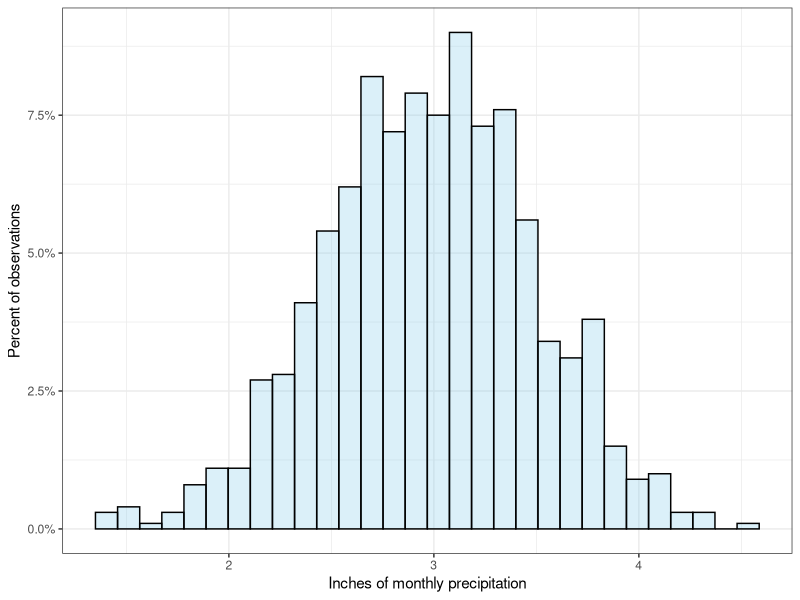
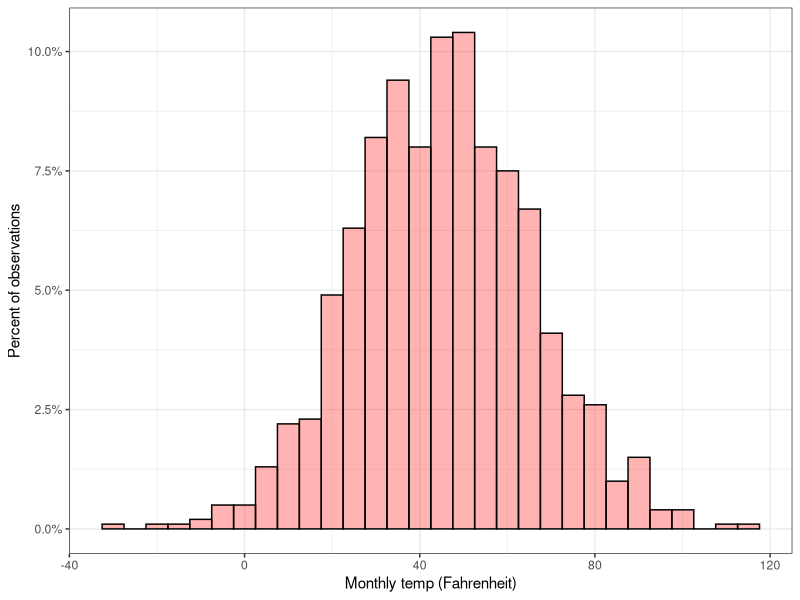
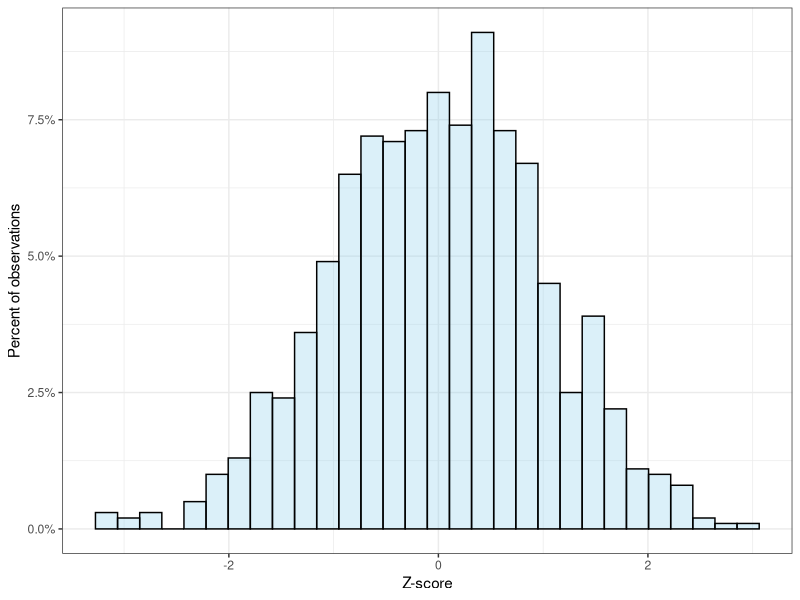
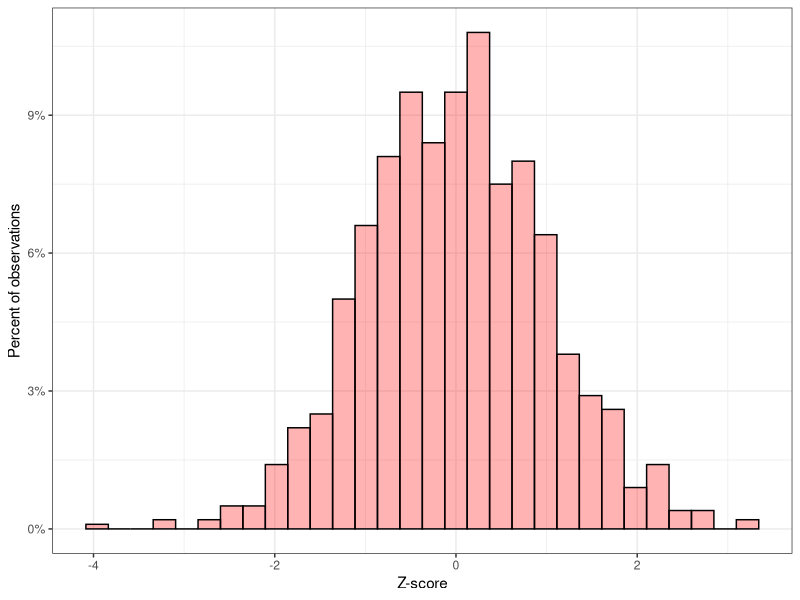
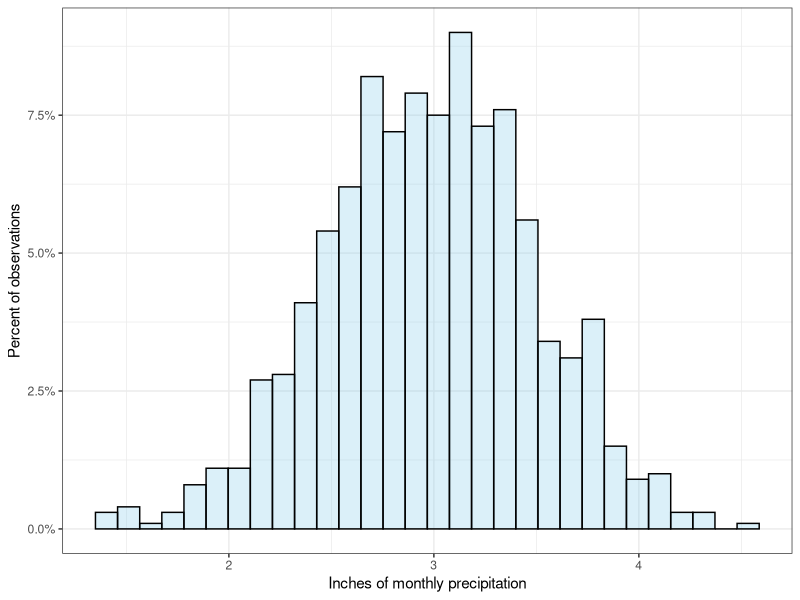
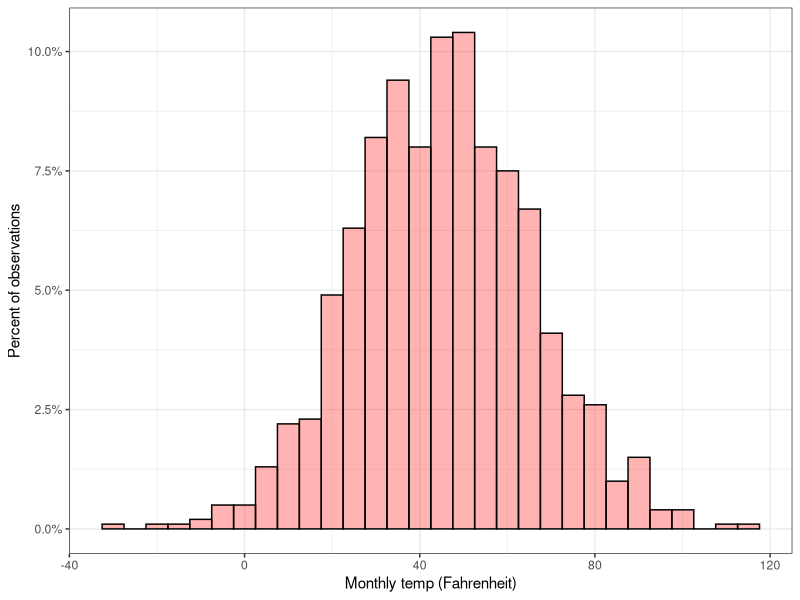
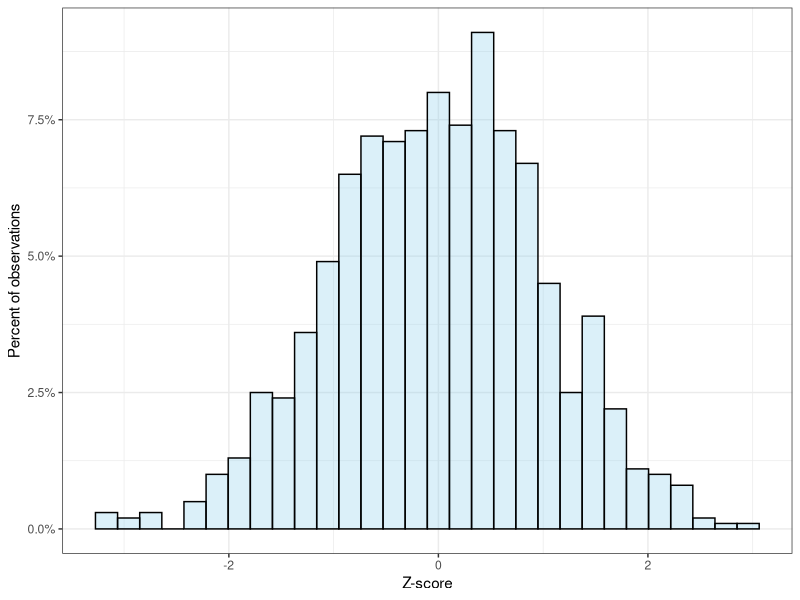
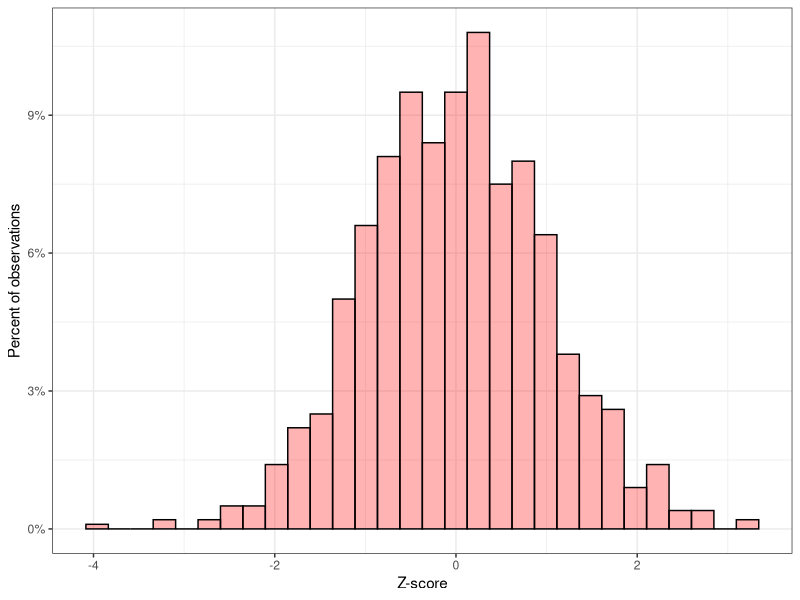

Write R code to recreate these figures, in order.
## ---- chunk 1
library(tidyverse)
library(here)
## ---- chunk 2
set.seed(8)
precip_dist <- tibble(data = rnorm(1000, mean = 3, sd = 0.5))
temp_dist <- tibble(data = rnorm(1000, mean = 45, sd = 20))

precip_dist$scaled <- scale(precip_dist$data)
temp_dist$scaled <- scale(temp_dist$data)
## ---- chunk 3
precip_dist %>% 
  ggplot(aes(data)) +
  geom_histogram(aes(y = after_stat(count / sum(count))), color = "black", fill = "skyblue", alpha = 0.3) +
  scale_y_continuous(labels = scales::percent) +
  theme_bw() +
  ylab("Percent of observations") +
  xlab("Inches of monthly precipitation")

ggsave(here("week 12 (Lab 7- known fate 2)", "precip_dist.png"), width = 3, height = 3)

temp_dist %>% 
  ggplot(aes(data)) +
  geom_histogram(aes(y = after_stat(count / sum(count))), color = "black", fill = "red", alpha = 0.3) +
  scale_y_continuous(labels = scales::percent) +
  theme_bw() +
  ylab("Percent of observations") +
  xlab("Monthly temp (Fahrenheit)")

ggsave(here("week 12 (Lab 7- known fate 2)", "temp_dist.png"), width = 3, height = 3)
## ---- chunk 4
precip_dist %>% 
  ggplot(aes(scaled)) +
  geom_histogram(aes(y = after_stat(count / sum(count))), color = "black", fill = "skyblue", alpha = 0.3) +
  scale_y_continuous(labels = scales::percent) +
  theme_bw() +
  ylab("Percent of observations") +
  xlab("Z-score")

ggsave(here("week 12 (Lab 7- known fate 2)", "precip_zscore.png"), width = 3, height = 3)

temp_dist %>% 
  ggplot(aes(scaled)) +
  geom_histogram(aes(y = after_stat(count / sum(count))), color = "black", fill = "red", alpha = 0.3) +
  scale_y_continuous(labels = scales::percent) +
  theme_bw() +
  ylab("Percent of observations") +
  xlab("Z-score")

ggsave(here("week 12 (Lab 7- known fate 2)", "temp_zscore.png"), width = 3, height = 3)
